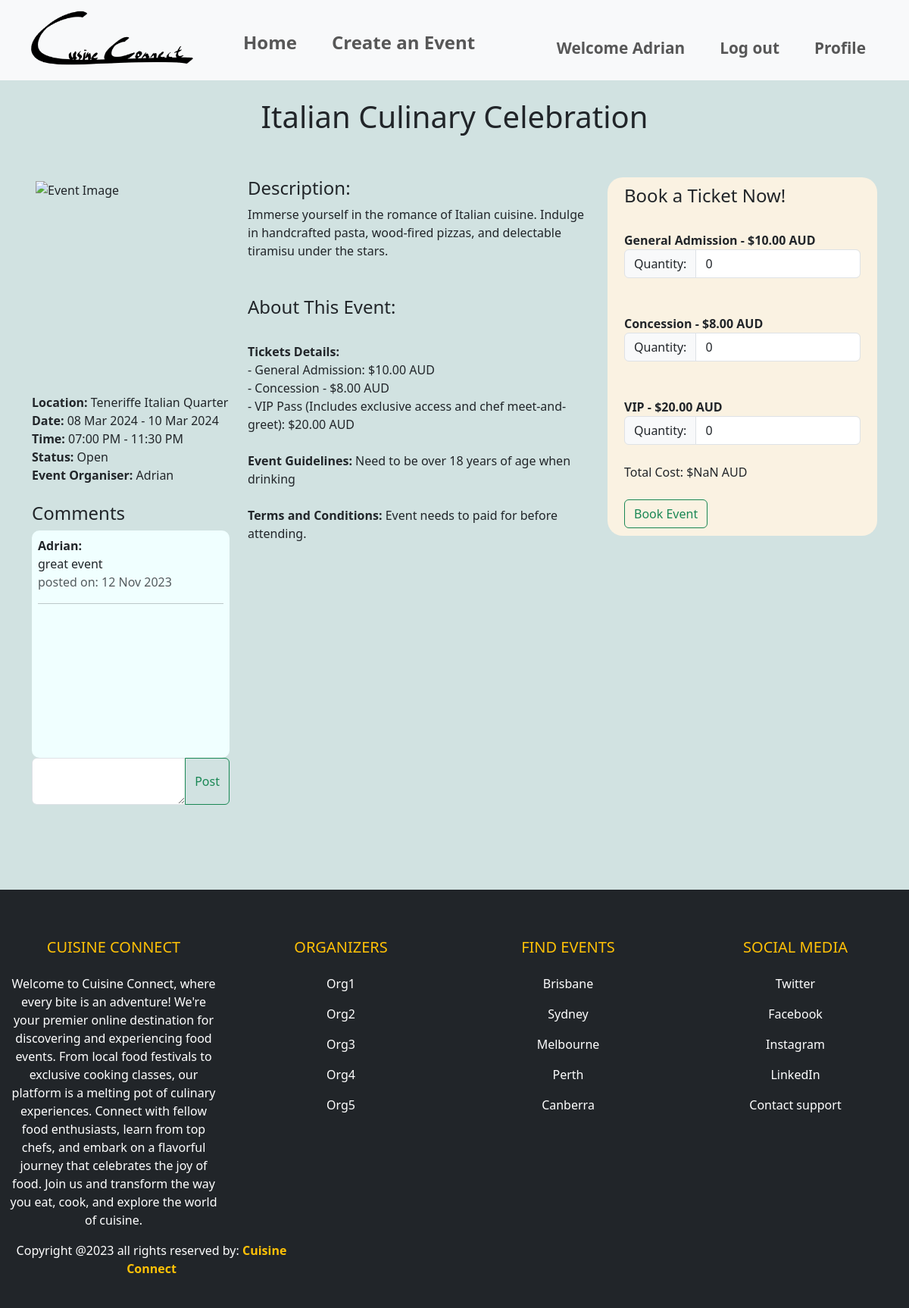
The app's page /events/event/1 (signed in) with its own data.
### website/models.py (models this page shows, shortened)
class User(db.Model, UserMixin):
    __tablename__='users'
    id = db.Column(db.Integer, primary_key=True)
    name = db.Column(db.String(100), index=True, unique=True, nullable=False)
    emailid = db.Column(db.String(100), index=True, nullable=False)
    contactnumber = db.Column(db.Integer)
    address = db.Column(db.String(15), unique=True, index=True, nullable=True)
    password_hash = db.Column(db.String(255), nullable=False)
    comments = db.relationship('Comment', backref='user')

class Event(db.Model):
    __tablename__ = 'events'
    id = db.Column(db.Integer, primary_key=True)
    name = db.Column(db.String(80), nullable=False)
    location = db.Column(db.String(400), nullable=False)
    start_date = db.Column(db.Date, nullable=False)
    end_date = db.Column(db.Date, nullable=False)
    start_time = db.Column(db.Time, nullable=False)
    end_time = db.Column(db.Time, nullable=False)
    ga_price = db.Column(db.Numeric, nullable=False)
    ga_availability = db.Column(db.Integer, nullable=False)
    concession_price = db.Column(db.Numeric, nullable=False)
    concession_availability = db.Column(db.Integer, nullable=False)
    vip_price = db.Column(db.Numeric, nullable=False)
    vip_availability = db.Column(db.Integer, nullable=False)
    description = db.Column(db.Text, nullable=False)
    image = db.Column(db.String(400), nullable=True)
    event_guidelines = db.Column(db.Text, nullable=True)
    terms_conditions = db.Column(db.Text, nullable=True)
    category = db.Column(db.String(80), nullable=True)
    comments = db.relationship('Comment', backref='event')
    user_id = db.Column(db.Integer, db.ForeignKey('users.id'))
    user = db.relationship('User', backref=db.backref('events', lazy=True))
    is_cancelled = db.Column(db.Boolean, default=False)
    event_bookings = db.relationship('Bookings', back_populates='event', lazy=True)
    @property
    def total_availability(self):
        return (self.concession_availability + self.ga_availability + self.vip_availability)
    @property
    def total_tickets_booked(self):
        return sum(bookings.ga_quantity + bookings.concession_quantity + bookings.vip_quantity for bookings in self.event_bookings)
    @property
    def status(self):
        try:
            if self.is_cancelled:
                return "Cancelled"
            elif self.total_availability == self.total_tickets_booked:
                return "Sold Out"
            elif datetime.combine(self.start_date, self.start_time) < datetime.now():
                return "Inactive"
            else:
                return "Open"
        except Exception as e:
            print(f"Error updating status: {e}")

class Bookings(db.Model):
    __tablename__ = 'bookings'
    id = db.Column(db.Integer, primary_key=True)
    name = db.Column(db.String(80))
    description = db.Column(db.String(200))
    image = db.Column(db.String(400))
    user_id = db.Column(db.Integer, db.ForeignKey('users.id'))
    event_id = db.Column(db.Integer, db.ForeignKey('events.id'))
    event = db.relationship('Event', back_populates='event_bookings', lazy=True)
    ga_quantity = db.Column(db.Integer, default=0)
    concession_quantity = db.Column(db.Integer, default=0)
    vip_quantity = db.Column(db.Integer, default=0)
    booking_time = db.Column(db.DateTime, default=datetime.utcnow)

class Comment(db.Model):
    __tablename__ = 'comments'
    id = db.Column(db.Integer, primary_key=True)
    text = db.Column(db.String(400))
    created_at = db.Column(db.DateTime, default=datetime.now())
    user_id = db.Column(db.Integer, db.ForeignKey('users.id'))
    event_id = db.Column(db.Integer, db.ForeignKey('events.id'))

### website/events.py (the view)
@bp.route('/event/<int:id>')
def event_details(id):
    print(f"Event ID: {id}")
    event = Event.query.get_or_404(id)
    comment_form = CommentForm()
    return render_template('eventDetails.html', event=event, form=comment_form)

### website/forms.py
class CommentForm(FlaskForm):
    text = TextAreaField('Comment', [InputRequired()])
    submit = SubmitField('Post')

### website/templates/eventDetails.html (shortened to what this page needs)
{% extends 'base.html' %}
{% block header %}
<link rel="stylesheet" href="{{ url_for('static', filename='style/style.css') }}">
{% endblock %}
{% block content %}
<div>
    <div class="heading">
        <h1>{{ event.name }}</h1><br><br>
    </div>
    <div class="container">
        <div class="row">
            <div class="col-sm-3">
                <div class="box">
                    <img class="cropImage" src="{{ url_for('static', filename=event.image.split('static/')[1].replace('\\', '/')) }}" alt="Event Image">
                </div>
                <br><b>Location:</b> {{ event.location }}
                <br><b>Date:</b> {{ event.start_date.strftime('%d %b %Y') }} - {{ event.end_date.strftime('%d %b %Y') }}
                <br><b>Time:</b> {{ event.start_time.strftime('%I:%M %p') }} - {{ event.end_time.strftime('%I:%M %p') }}
                <br><b>Status:</b> {{ event.status }}
                <br><b>Event Organiser:</b> {{ event.user.name }}
                <br><br><h4>Comments</h4>
                <div class="overflow-auto reviewsColor">
                    <div class="reviews">
                        {% for comment in event.comments %}
                        <div>
                            <b>{{ comment.user.name }}:</b><br>
                            {{ comment.text }}
                            <div class="text-muted">posted on: {{ comment.created_at.strftime('%d %b %Y') }}</div>
                        </div>
                        <hr class="hr hr-blurry" />
                        {% endfor %}
                    </div>
                </div>
                <form method="post" action="{{ url_for('event.post_comment', event_id=event.id) }}">
                    <div class="input-group mb-3">
                        {{ form.text(class="form-control") }}
                        <button class="btn btn-outline-success" type="submit">Post</button>
                    </div>
                </form>
            </div>
            <div class="col-sm-5">
                <h4>Description:</h4>
                {{ event.description }}
                <br><br><br><h4>About This Event:</h4>
                <br><b>Tickets Details:</b>
                <br>- General Admission: ${{ "%.2f"|format(event.ga_price) }} AUD
                <br>- Concession - ${{ "%.2f"|format(event.concession_price) }} AUD
                <br>- VIP Pass (Includes exclusive access and chef meet-and-greet): ${{ "%.2f"|format(event.vip_price) }} AUD
                <br><br><b>Event Guidelines:</b>
                {{ event.event_guidelines }}
                <br><br><b>Terms and Conditions:</b>
                {{ event.terms_conditions }}
            </div>
            <div class="col-sm-4">
                <div class="formLayout">
                    <div class="container">
                        <h4>Book a Ticket Now!</h4>
                        <form method="post" action="{{ url_for('event.book_event', id=event.id) }}">
                            <br><b>General Admission - ${{ "%.2f"|format(event.ga_price) }} AUD</b><br>
                            <div class="input-group">
                                <div class="input-group-text">Quantity:</div>
                                <input type="number" name="ga_quantity" id="GAquantity" class="form-control" min="0" value="0">
                            </div><br>
                            <br><b>Concession - ${{ "%.2f"|format(event.concession_price) }} AUD</b><br>
                            <div class="input-group">
                                <div class="input-group-text">Quantity:</div>
                                <input type="number" name="concession_quantity" id="concessionquantity" class="form-control" min="0" value="0">
                            </div><br>
                            <br><b>VIP - ${{ "%.2f"|format(event.vip_price) }} AUD</b><br>
                            <div class="input-group">
                                <div class="input-group-text">Quantity:</div>
                                <input type="number" name="vip_quantity" id="VIPquantity" class="form-control" min="0" value="0">
                            </div><br>
                            <div id="totalPrice">Total Cost: $0.00 AUD</div><br>
                            <button class="btn btn-outline-success" type="submit">Book Event</button>
                        </form>
                    </div>
                </div>
            </div>
        </div>
    </div>
</div>
<br><br><br><br>
{% endblock %}

### website/templates/base.html (shortened to what this page needs)
<!DOCTYPE html>
<html lang="en">
    <head>
        <link rel="stylesheet" href="{{url_for('static', filename='style/style.css')}}">
        <link href="https://cdn.jsdelivr.net/npm/bootstrap@5.3.1/dist/css/bootstrap.min.css" rel="stylesheet">
    </head>
    <body class="bGColor">
        <nav class="navbar sticky-top navbar-expand-sm bg-light navbar-light justify-content-center">
            <div class="container-fluid">
                    <ul class="navbar-nav">
                        <li><a class="navbar-brand" href = "{{ url_for('main.index') }}"><img src="{{url_for('static', filename='img/logo.png')}}" style="width:240px;height:90px"></a></li>
                        <li class="nav-item" ><a style="font-size: 150%; padding-top: 30px;" class="nav-link" href = "{{ url_for('main.index') }}"><b>Home</b></a></li>
                        <li class="nav-item" ><a style="font-size: 150%; padding-top: 30px;" class="nav-link" href = "{{ url_for('event.create') }}"><b>Create an Event</b></a></li>
                    </ul>
                    <ul class = "navbar-nav navbar-right">
                        {% if current_user.is_authenticated %}
                        <li class="nav-item" ><a style="font-size: 130%; padding-top: 30px;" class="nav-link" href = "#"><b>Welcome {{current_user.name}}</b></a></li>
                        <li class="nav-item" ><a style="font-size: 130%; padding-top: 30px;" class="nav-link" href = "{{ url_for('auth.logout') }}"><b>Log out</b></a></li>
                        {% else %}
                        <li class="nav-item" ><a style="font-size: 130%; padding-top: 30px;" class="nav-link" href = "{{ url_for('auth.login') }}"><b>Log in</b></a></li>
                        <li class="nav-item" ><a style="font-size: 130%; padding-top: 30px;" class="nav-link" href = "{{ url_for('auth.register') }}"><b>Sign up</b></a></li>
                        {% endif %}
                        {% if current_user.is_authenticated %}
                        <li class="nav-item"><a style="font-size: 130%; padding-right: 30px; padding-top: 30px;" class="nav-link" href = "{{ url_for('event.profile') }}"><b>Profile</b></a></li>
                        {% endif %}
                    </ul>
            </div>
        </nav>
        {% block header %}
        {% endblock %}
    {% block content %}
    {% endblock %}
    <footer class="bg-dark text-white pt-5 pb-4">
        <div class="container-fluid text-center text-md-left">
            <div class="row text-center text-md-left">
                <div class="col-md-3 col-lg-3 col-xl-3 mx-auto mt-3">
                    <h5 class="text-uppercase mb-4 font-weight-bold text-warning">Cuisine Connect</h5>
                    <p>Welcome to Cuisine Connect, where every bite is an adventure! We're your premier online destination for discovering and experiencing food events.
                        From local food festivals to exclusive cooking classes, our platform is a melting pot of culinary experiences. Connect with fellow food enthusiasts,
                        learn from top chefs, and embark on a flavorful journey that celebrates the joy of food. Join us and transform the way you eat, cook, and explore the world of cuisine.</p>
                </div>
                <div class="col-md-3 col-lg-3 col-xl-3 mx-auto mt-3">
                    <h5 class="text-uppercase mb-4 font-weight-bold text-warning">Organizers</h5>
                    <p>
                        <a href="#" class="text-white" style="text-decoration: none;">Org1</a>
                    </p>
                    <p>
                        <a href="#" class="text-white" style="text-decoration: none;">Org2</a>
                    </p>
                    <p>
                        <a href="#" class="text-white" style="text-decoration: none;">Org3</a>
                    </p>
                    <p>
                        <a href="#" class="text-white" style="text-decoration: none;">Org4</a>
                    </p>
                    <p>
                        <a href="#" class="text-white" style="text-decoration: none;">Org5</a>
                    </p>
                </div>
                <div class="col-md-3 col-lg-3 col-xl-3 mx auto mt-3">
                    <h5 class="text-uppercase mb-4 font-weight-bold text-warning">Find Events</h5>
                    <p>
                        <a href="#" class="text-white" style="text-decoration: none;">Brisbane</a>
                    </p>
                    <p>
                        <a href="#" class="text-white" style="text-decoration: none;">Sydney</a>
                    </p>
                    <p>
                        <a href="#" class="text-white" style="text-decoration: none;">Melbourne</a>
                    </p>
                    <p>
                        <a href="#" class="text-white" style="text-decoration: none;">Perth</a>
                    </p>
                    <p>
                        <a href="#" class="text-white" style="text-decoration: none;">Canberra</a>
                    </p>
                </div>
                <div class="col-md-3 col-lg-3 col-xl-3 mx auto mt-3">
                    <h5 class="text-uppercase mb-4 font-weight-bold text-warning">Social Media</h5>
                    <p>
                        <a href="#" class="text-white" style="text-decoration: none;">Twitter</a>
                    </p>
                    <p>
                        <a href="#" class="text-white" style="text-decoration: none;">Facebook</a>
                    </p>
                    <p>
                        <a href="#" class="text-white" style="text-decoration: none;">Instagram</a>
                    </p>
                    <p>
                        <a href="#" class="text-white" style="text-decoration: none;">LinkedIn</a>
                    </p>
                    <p>
                        <a href="#" class="text-white" style="text-decoration: none;">Contact support</a>
                    </p>
                </div>
            </div>
            <div class="row">
                <div class="col-md-4 col-lg-4">
                    <p>Copyright @2023 all rights reserved by:
                        <strong class="text-warning">Cuisine Connect</strong>
                    </p>
                </div>
            </div>
        </div>
      </footer>
    </body>
</html>

### website/static/style/style.css (style rules this page uses)
.heading { text-align: center; padding-top: 2%; }
.box { position: relative; width:100%; border: 5px solid rgba(196, 218, 216, 0); }
.box::before { content: ""; display: block; padding-top: 100%; }
.cropImage { position: absolute; top: 0; left: 0; width: 100%; height: 100%; object-fit: cover; }
.bGColor { background-color: rgba(196, 218, 216, 0.767); }
.navbar-nav > li { padding-left: 15px; padding-right: 15px; }
.formLayout { background-color: rgb(250, 242, 226); padding: 10px; border-radius: 20px; }
.reviews { height: 300px; padding: 8px; }
.reviewsColor { background-color: azure; border-radius: 10px; }

### records on screen
User: name "Adrian", user.name "Adrian"
Event: name "Italian Culinary Celebration", location "Teneriffe Italian Quarter", start_date "08 Mar 2024", end_date "10 Mar 2024", start_time "07:00 PM", end_time "11:30 PM", status "Open", description "Immerse yourself in the romance of Italian cuisine. Indulge in handcrafted pasta, wood-fired pizzas, and delectable tiramisu under the stars.", ga_price "10.00", concession_price "8.00", vip_price "20.00", event_guidelines "Need to be over 18 years of age when drinking", terms_conditions "Event needs to paid for before attending."
Comment: user.name "Adrian", text "great event", created_at "12 Nov 2023"
